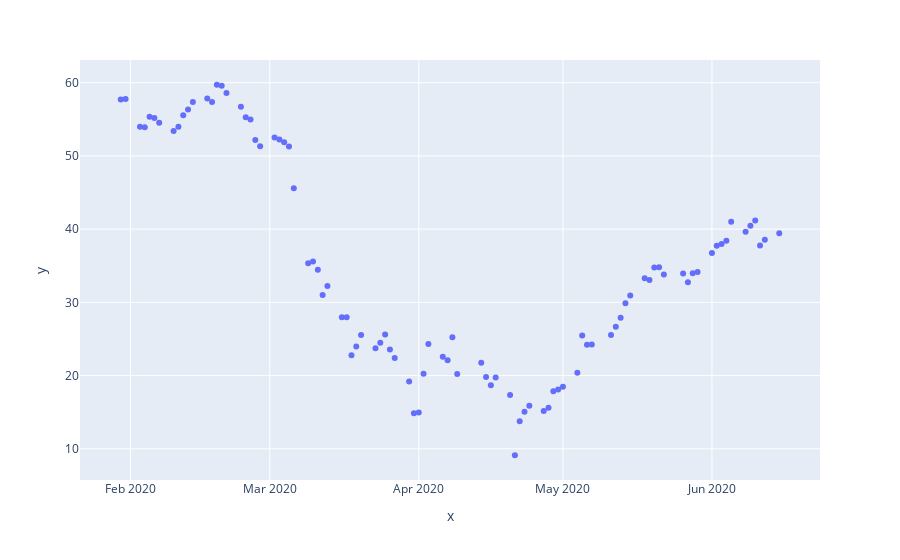

The code cell stored with this chart in its notebook:
### Markdown cell above
Ok so the date is again in another format and the Prices are in dollars. Also We don't need that historical data. Anyways, just for fun let us plot this data.

### Code cell
covid_crude_oil_price_df = crude_oil_prices_df[8301:]
#covid_crude_oil_price_df
fig = px.scatter(x=covid_crude_oil_price_df.Date, y=covid_crude_oil_price_df.Price)
fig.show()
